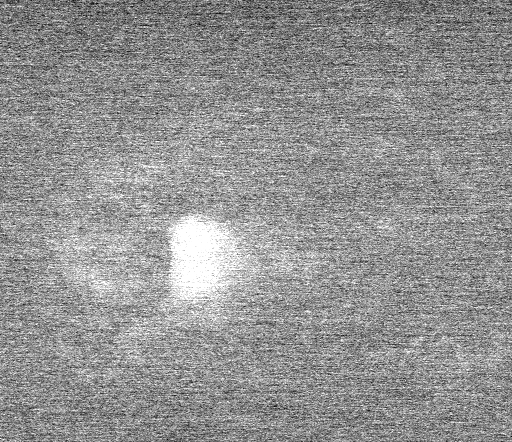
#> input picture img3_0_0.tif, 512 x 442 px
$ python -i scratch9_fft.py   (imports and definitions only)
#> lines starting #> are read from the running program, lines starting #| are printed output that depends on the picture
#> further down, picture is the input picture: shape (442, 512, 3); min 0, max 255, mean 146.4
import time
import cv2 as cv
import numpy as np
import matplotlib.pyplot as plt
# [1 line not run here, left out]
from tifffile import imread
from sklearn.cluster import KMeans, MiniBatchKMeans
from joblib import Parallel, delayed
import faiss

# [14 lines left out: function fft, not called in this run]

def find_ellipse(img):

    plt.imshow(img, 'gray')
    # plt.show()

    img = cv.morphologyEx(img, cv.MORPH_CLOSE, cv.getStructuringElement(cv.MORPH_RECT, (5, 5))) # 5
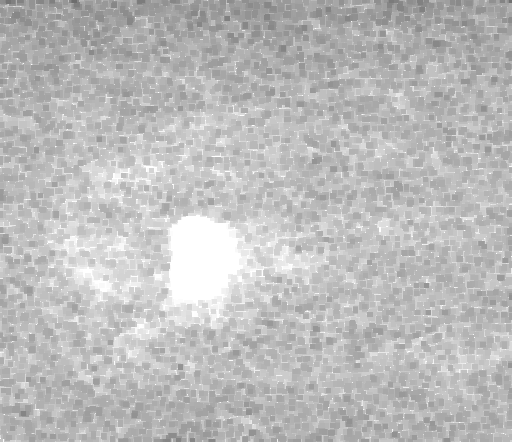
#> img: shape (442, 512, 3); min 109, max 255, mean 188.1
    # plt.imshow(img, 'gray')
    # plt.show()

    img = cv.morphologyEx(img, cv.MORPH_DILATE, cv.getStructuringElement(cv.MORPH_RECT, (3, 3))) # 3
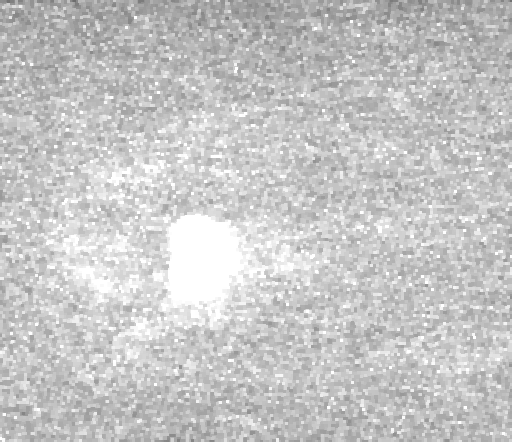
#> img: shape (442, 512, 3); min 109, max 255, mean 198
    # [10 lines of commented-out code are left out]

    img = cv.medianBlur(img, 75) #63
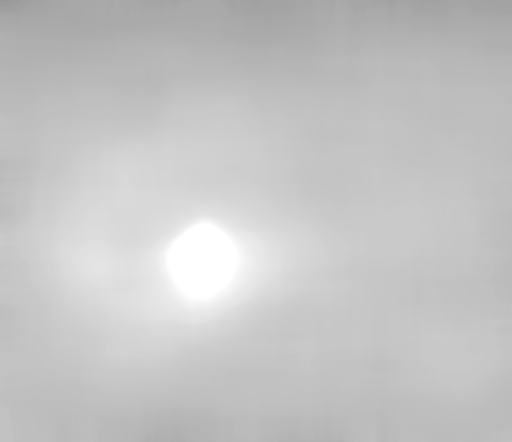
#> img: shape (442, 512, 3); min 151, max 255, mean 196.3
    # [11 lines of commented-out code are left out]

#> (the run stopped early here; a loop or call above may not have finished)

$ run again, on img3_1_0.tif
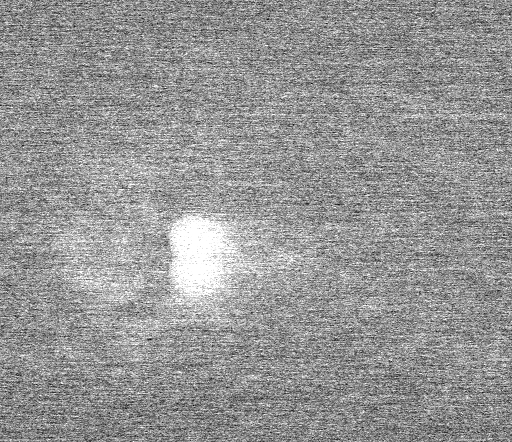
#> input picture img3_1_0.tif, 512 x 442 px
#> picture is the input picture: shape (442, 512, 3); min 0, max 255, mean 149.1
#> in find_ellipse, `img = cv.morphologyEx(img, cv.MORPH_DILATE, cv.getStructuringElement(c..`:
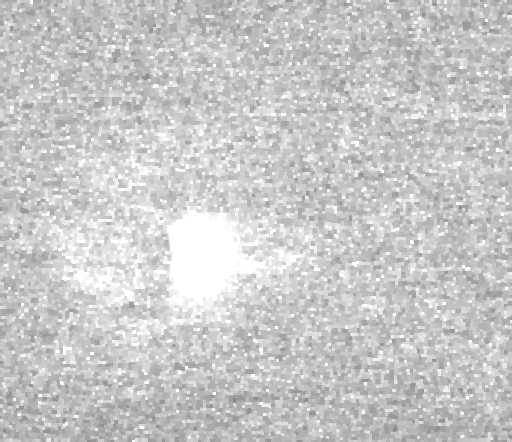
#> img: shape (442, 512, 3); min 135, max 255, mean 200.8
#> in find_ellipse, `img = cv.medianBlur(img, 75)`:
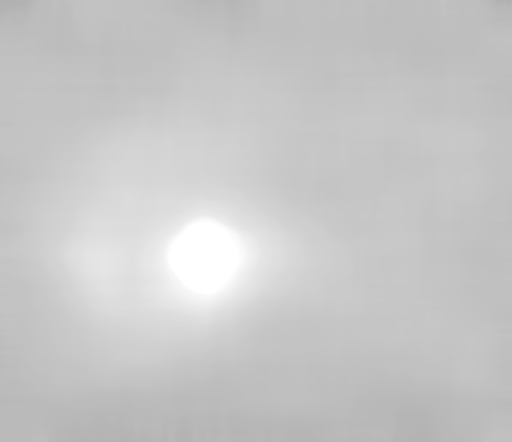
#> img: shape (442, 512, 3); min 177, max 255, mean 199.3

$ run again, on img3_1_1.tif
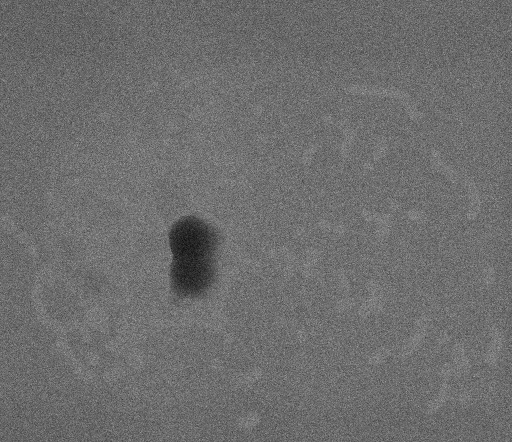
#> input picture img3_1_1.tif, 512 x 442 px
#> picture is the input picture: shape (442, 512, 3); min 14, max 172, mean 109.4
#> in find_ellipse, `img = cv.morphologyEx(img, cv.MORPH_CLOSE, cv.getStructuringElement(cv..`:
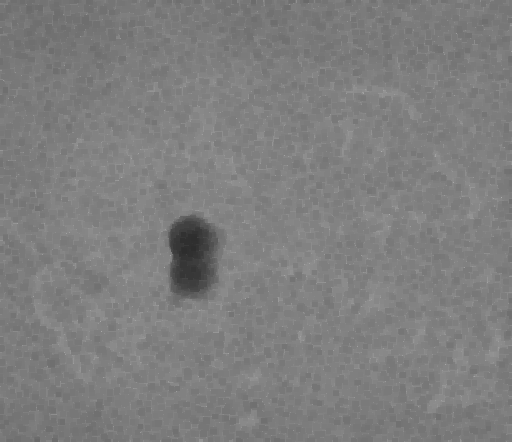
#> img: shape (442, 512, 3); min 45, max 172, mean 125.8
